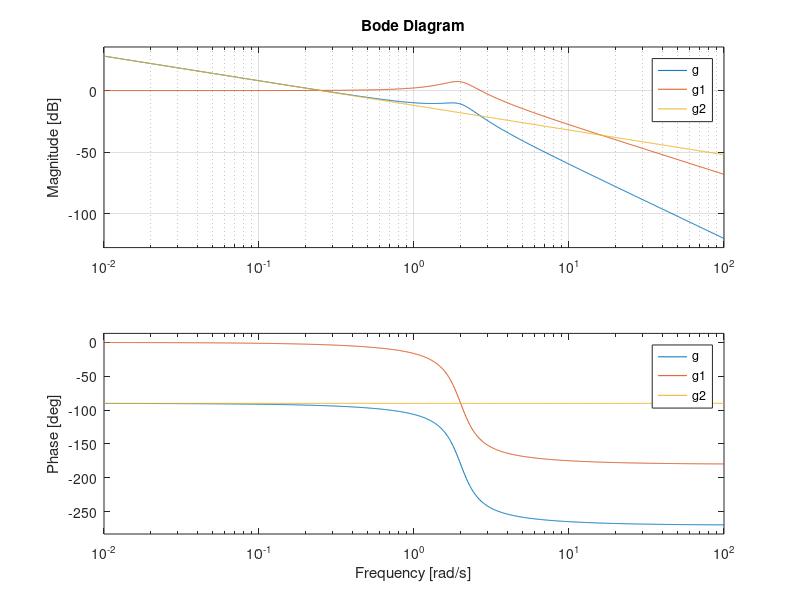
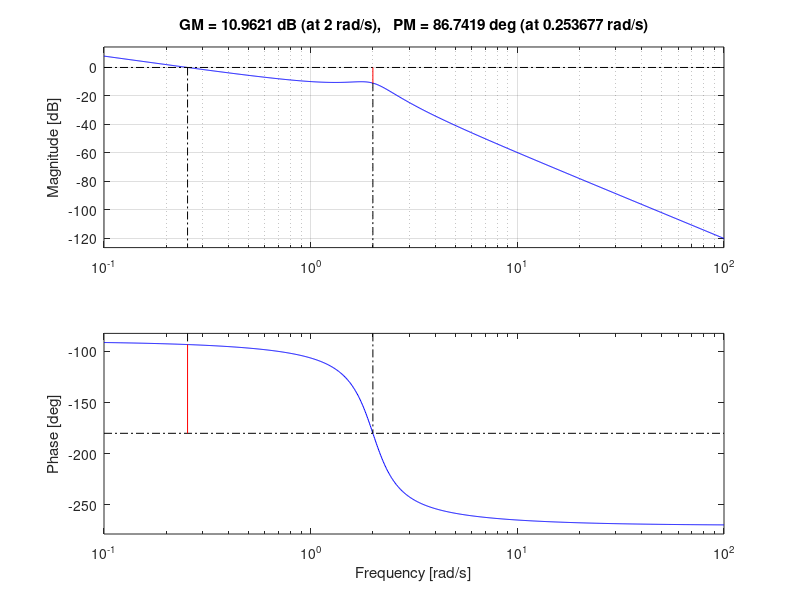
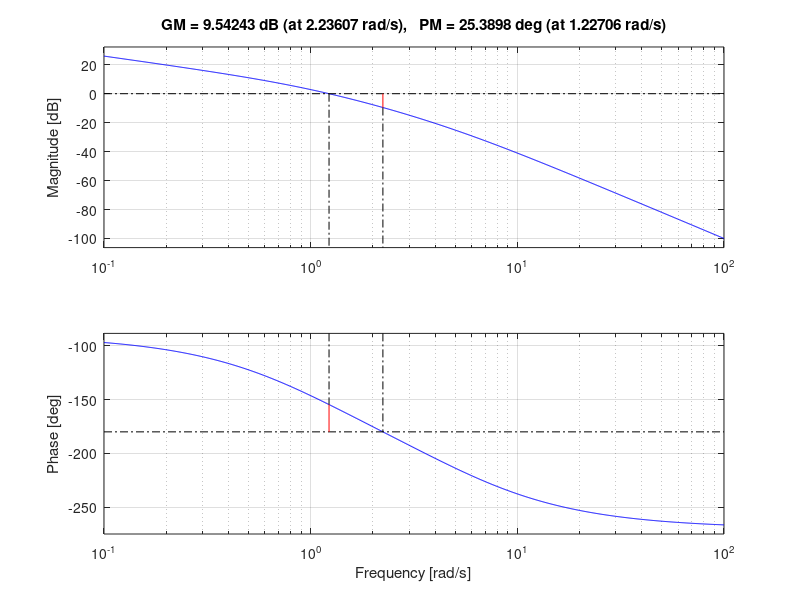
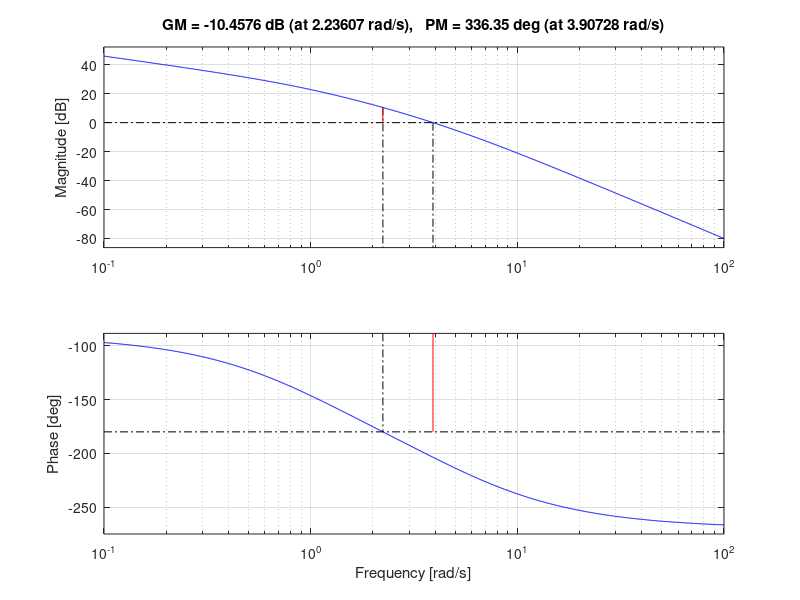

The MATLAB source for these figures, in order: (Note: this script raises an error after producing the figures.)
%% Guia practica de Analisis frecuencial y estabilidad relativa
% ejercicio 3
clear all; close all; clc;
s = tf('s');
wr = 1.9;
wn = 2;
zita = (1/2*(1-wr^2/wn^2))^(1/2)


g1 = 1/(s^2/wn^2+2*zita/wn*s+1);
g2 = 0.25/s;

g = g1*g2;


vector_w = logspace(-2,2,1000);
figure('Name', 'Bode de g')
bode(g,g1,g2,vector_w)
grid;
figure('Name', 'Bode con margenes de estabilidad')
margin(g)
grid;

%% Ejercicio 4
clear all; close all; clc;
s = tf('s');

K1 = 10;
K2 = 100;

g1 = K1/(s*(s+1)*(s+5))
g2 = K2/(s*(s+1)*(s+5))

figure('Name', 'Bode 1 con margenes de estabilidad')
margin(g1)
figure('Name', 'Bode 2 con margenes de estabilidad')
margin(g2)

%% Ejercicio 5
clear all; close all; clc;
s = tf('s');

g = 10*(s+0.1)/(s*(s+0.5)*(s+1))

figure('Name', 'Bode 1 con margenes de estabilidad')
margin(g)

K = 0.269
figure('Name', 'Bode 2 con Mf = 50')
margin(g*K)

%% Ejercicio 6
clear all; close all; clc;
s = tf('s');

g = 1/(s*(s^2+s+4));

figure('Name', 'Bode 1 con margenes de estabilidad')
vector_w = logspace(-1,1,2000);
[mag,phase,wout] = bode(g,vector_w);
margin(mag,phase,wout)

mag_w = abs(evalfr(g,1i*1.2))

K = 1/mag_w
figure('Name', 'Bode 2 con Mf = 50')
[mag,phase,wout] = bode(g*K,vector_w);
margin(mag,phase,wout)

figure('Name', 'Bode 2 con Mf = 50')
vector_k = linspace(0,10,100);
rlocus(g*K,vector_k)

%% Ejercicio 7
clear all; close all; clc;
s = tf('s');

g = (-1/2*s+1)/((s+1)*(1/2*s+1))

rlocus(g)








